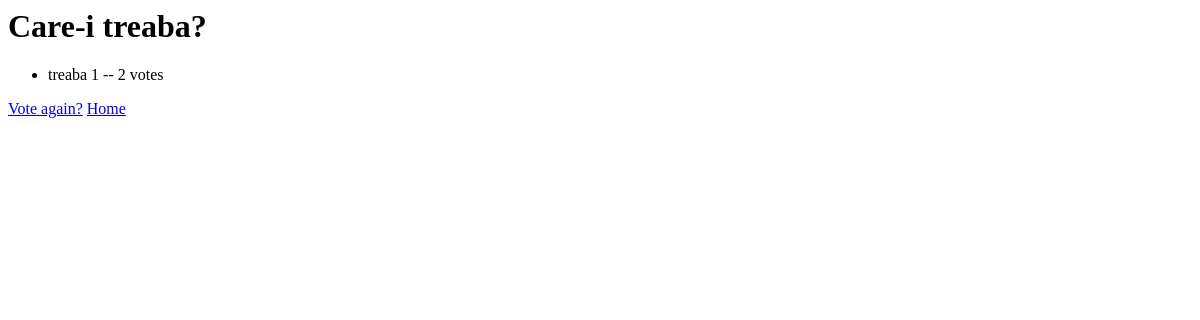
/polls/1/results/, run on an earlier commit of the app's database.
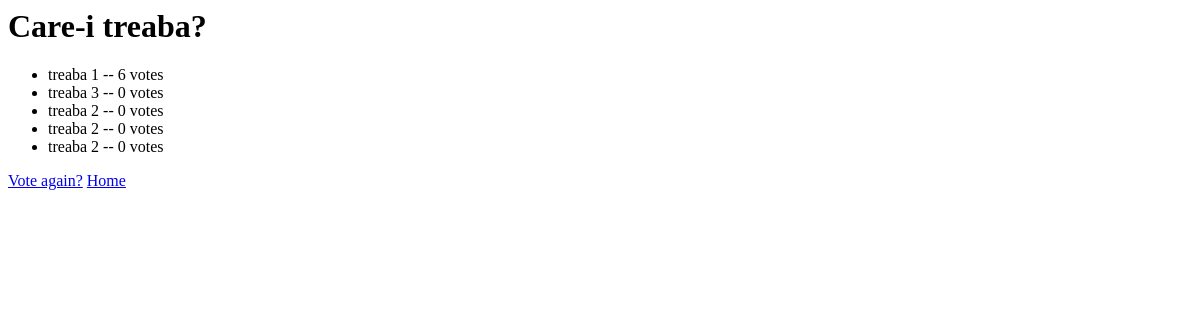
And on a later commit of the database.
### polls/models.py (models this page shows, shortened)
class Question(models.Model):
    question_text = models.CharField(max_length=200)
    pub_date = models.DateTimeField('date published',default=timezone.now(), editable=False)

class Choice(models.Model):
    question = models.ForeignKey(Question, on_delete=models.CASCADE)
    choice_text = models.CharField(max_length=200)
    votes = models.IntegerField(default=0)

### polls/views.py (the view)
# urls.py: path('<int:question_id>/results/', views.results, name='results'),
def results(request, question_id):
    question = get_object_or_404(Question, pk=question_id)
    return render(request, 'polls/results.html', {'question': question})

### polls/templates/polls/results.html
<h1>{{ question.question_text }}</h1>
<ul>
{% for choice in question.choice_set.all %}
    <li>{{ choice.choice_text }} -- {{ choice.votes }} vote{{ choice.votes|pluralize }}</li>
{% endfor %}
</ul>
<a href="{% url 'polls:detail' question.id %}">Vote again?</a>
<a href="{% url 'polls:index' %}">Home</a>

What changed in the data, as far as the page shows it:
changed Choice "treaba 1": votes "2" → "6"
added Choice: choice_text "treaba 3", votes "0"
added Choice: choice_text "treaba 2", votes "0"
added Choice: choice_text "treaba 2", votes "0"
added Choice: choice_text "treaba 2", votes "0"
